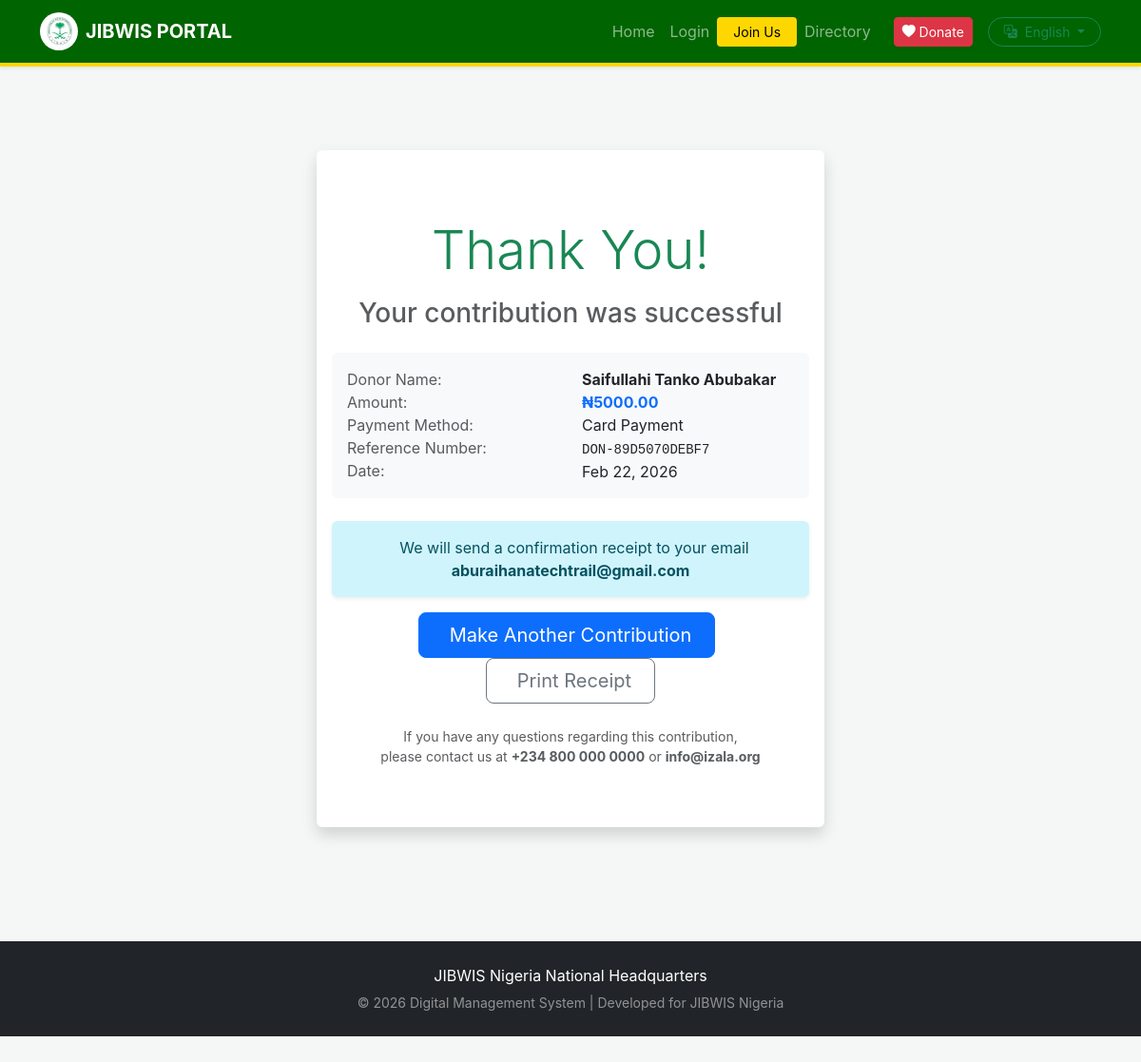
The app's page /donations/success/DON-89D5070DEBF7/ with its own data.
### donations/models.py (models this page shows, shortened)
class Donation(models.Model):
    PAYMENT_METHODS = (
        ('card', 'Card Payment'),
        ('transfer', 'Bank Transfer'),
    )
    STATUS_CHOICES = (
        ('pending', 'Pending'),
        ('processing', 'Processing'),
        ('completed', 'Completed'),
        ('failed', 'Failed'),
        ('cancelled', 'Cancelled'),
    )
    donor_name = models.CharField(max_length=255)
    donor_email = models.EmailField(blank=True, null=True)
    donor_phone = models.CharField(max_length=20)
    amount = models.DecimalField(max_digits=10, decimal_places=2)
    purpose = models.CharField(max_length=255, default='Zakka')
    notes = models.TextField(blank=True, null=True)
    payment_method = models.CharField(max_length=20, choices=PAYMENT_METHODS)
    status = models.CharField(max_length=20, choices=STATUS_CHOICES, default='pending')
    reference = models.CharField(max_length=100, unique=True)
    card_last_four = models.CharField(max_length=4, blank=True, null=True)
    card_type = models.CharField(max_length=50, blank=True, null=True)
    authorization_code = models.CharField(max_length=100, blank=True, null=True)
    bank_name = models.CharField(max_length=255, blank=True, null=True)
    account_number = models.CharField(max_length=50, blank=True, null=True)
    transfer_reference = models.CharField(max_length=100, blank=True, null=True)
    created_at = models.DateTimeField(auto_now_add=True)
    updated_at = models.DateTimeField(auto_now=True)
    completed_at = models.DateTimeField(blank=True, null=True)
    class Meta:
        ordering = ['-created_at']

### donations/views.py (the view)
# urls.py: path('success/<str:reference>/', views.payment_success, name='payment_success'),
def payment_success(request, reference):
    donation = get_object_or_404(Donation, reference=reference)
    return render(request, 'donations/payment_success.html', {'donation': donation})

### templates/donations/payment_success.html (shortened to what this page needs)
{% extends 'base.html' %}
{% load i18n %}
{% block content %}
<div class="container py-5">
    <div class="row justify-content-center">
        <div class="col-lg-6">
            <div class="card shadow border-0">
                <div class="card-body text-center py-5">
                    <h1 class="display-4 text-success mb-3">{% trans "Thank You!" %}</h1>
                    <h3 class="text-muted mb-4">{% trans "Your contribution was successful" %}</h3>
                    <div class="card mb-4 bg-light border-0">
                        <div class="card-body">
                            <div class="row text-start">
                                <div class="col-6 text-muted">
                                    {% trans "Donor Name:" %}<br>
                                    {% trans "Amount:" %}<br>
                                    {% trans "Payment Method:" %}<br>
                                    {% trans "Reference Number:" %}<br>
                                    {% trans "Date:" %}
                                </div>
                                <div class="col-6">
                                    <strong>{{ donation.donor_name }}</strong><br>
                                    <span class="fw-bold text-primary">₦{{ donation.amount }}</span><br>
                                    {{ donation.get_payment_method_display }}<br>
                                    <code class="text-dark">{{ donation.reference }}</code><br>
                                    {{ donation.created_at|date:"M d, Y" }}
                                </div>
                            </div>
                        </div>
                    </div>
                    <div class="alert alert-info border-0 shadow-sm">
                        {% trans "We will send a confirmation receipt to your email" %}
                        {% if donation.donor_email %}
                            <strong>{{ donation.donor_email }}</strong>
                        {% else %}
                            {% trans "once the transaction is fully processed" %}
                        {% endif %}
                    </div>
                    <div class="d-grid gap-2 d-md-block no-print">
                        <a href="{% url 'donation' %}" class="btn btn-primary btn-lg me-md-2 px-4">
                            {% trans "Make Another Contribution" %}
                        </a>
                        <button onclick="window.print()" class="btn btn-outline-secondary btn-lg px-4">
                            {% trans "Print Receipt" %}
                        </button>
                    </div>
                    <div class="mt-4 no-print">
                        <p class="text-muted small">
                            {% trans "If you have any questions regarding this contribution," %}<br>
                            {% trans "please contact us at" %} <strong>+234 800 000 0000</strong> {% trans "or" %}
                            <strong>info@izala.org</strong>
                        </p>
                    </div>
                </div>
            </div>
        </div>
    </div>
</div>
{% endblock %}

### templates/base.html (style rules this page uses)
:root { --jibwis-green: #006400; --jibwis-gold: #ffd700; }
body { background-color: #f4f7f6; font-family: 'Inter', sans-serif; padding-bottom: 50px; }

### records on screen
Donation: donor_name "Saifullahi Tanko Abubakar", amount "5000.00", payment_method "Card Payment", reference "DON-89D5070DEBF7", created_at "Feb 22, 2026", donor_email "aburaihanatechtrail@gmail.com"
